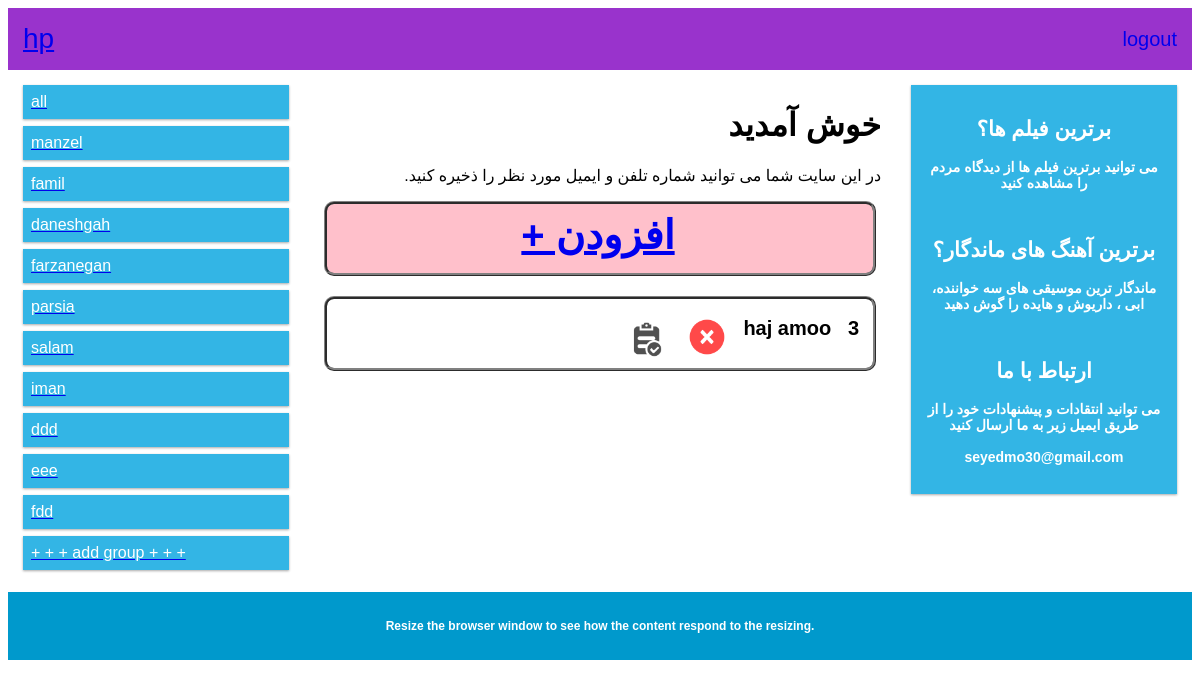
Page /contacts/5/ (signed in) on the committed database.
### phone/models.py (models this page shows, shortened)
class Grp(models.Model):
    name=models.CharField(max_length=30)
    user=models.ForeignKey(User,on_delete=models.CASCADE)

class Phone(models.Model):
    name=models.CharField(max_length=30)
    number=models.IntegerField(12)
    group=models.ForeignKey(Grp,null='true' ,on_delete=models.CASCADE)
    user=models.ForeignKey(User,on_delete=models.CASCADE)

### phone/views.py (the view)
# urls.py: path('contacts/<int:grp_id>/',views.contacts ,name='contacts'),
@login_required(login_url="signup")
def contacts(request,grp_id = ''):
        if grp_id:
            group_id=get_object_or_404(Grp,pk=grp_id)
            contacts=Phone.objects.all().filter(user=request.user).filter(group=group_id)
            groups=Grp.objects.all().filter(user=request.user)
            return render(request,'phone/index.html',{'contacts':contacts,'groups':groups,'grp_id':group_id.id})
        else:
            contacts=Phone.objects.all().filter(user=request.user)
            groups=Grp.objects.all().filter(user=request.user)
            return render(request,'phone/index.html',{'contacts':contacts,'groups':groups})

### phone/templates/phone/index.html (shortened to what this page needs)
{% extends 'base.html' %}
{% load staticfiles %}
{% block content %}
<div class="row">
<div class="col-3 col-s-3 menu">
  <ul>
		<a href="/contacts">
    <li>all </li>
		</a>
		{%for group in groups%}
		<a href="/contacts/{{group.id}}">
    <li>{{group.name}} </li>
		</a>
		{% endfor %}
			<a href="/add_grp">
	    <li>+ + + add group + + + </li>
			</a>
  </ul>
</div>
<div style="direction:rtl"  class="col-6 col-s-9">
  <h1>خوش آمدید</h1>
  <p>در این سایت شما می توانید شماره تلفن و ایمیل مورد نظر را ذخیره کنید.</p>
	<div >
<a href="{% url 'add'%}">
	<div class="div1" style="background-color:pink;text-align: center;font-size:40px;">
<b>افزودن + <b>
</diV></a>
{% for contact in contacts.all %}
<div class="div1" >
<div class="div2">
{{contact.name}} &nbsp&nbsp{{contact.number}} &nbsp&nbsp
<div style="float:left">
	{% if grp_id %}
  <a href="/contacts/{{grp_id}}/delete/{{contact.id}}" >
		{% else %}
		<a href="/contacts/delete/{{contact.id}}" >
		{% endif %}
		<img class="star" src="{% static 'delete.png' %}" alt="rate" width="40" height=auto></a> &nbsp
  <a href="/contacts/update/{{contact.id}}" ><img class="star" src="{% static 'edit.png' %}" alt="rate" width="40" height=auto></a> &nbsp
</div></div></div>
{% endfor %}
</div>
</div>
{%endblock%}

### contact/templates/base.html (shortened to what this page needs)
<!DOCTYPE html>
<html>
<head>
</head>
<body>
<div class="header">
  {% if user.is_authenticated %}
  <a href="{% url 'contacts'%}"
  <b style="font-size:28px">{{user}}</b>
</a>
  <a href="javascript:{document.getElementById('logout').submit()}">
  <div style="float:right;margin-top:5px;font-size:20px"> logout </div>
  </a>
{% endif %}
</div>
{% block content %}
{% endblock  %}
<div class="col-3 col-s-12">
  <div class="aside">
    <h2>برترین فیلم ها؟</h2>
    <p>می توانید برترین فیلم ها از دیدگاه مردم را مشاهده کنید</p><br>
    <h2>برترین آهنگ های ماندگار؟</h2>
    <p>ماندگار ترین موسیقی های سه خواننده، ابی ، داریوش و هایده را گوش دهید</p><br>
    <h2>ارتباط با ما</h2>
    <p>می توانید انتقادات و پیشنهادات خود را از طریق ایمیل زیر به ما ارسال کنید<br><br>
	seyedmo30@gmail.com</p>
  </div>
</div>
</div>
<div class="footer">
  <p>Resize the browser window to see how the content respond to the resizing.</p>
</div>
</body>
</html>

### rows in the picture
Grp: name "manzel"
Grp: name "famil"
Grp: name "daneshgah"
Grp: name "farzanegan"
Grp: name "parsia"
Grp: name "salam"
Grp: name "iman"
Grp: name "ddd"
Grp: name "eee"
Grp: name "fdd"
Phone: name "haj amoo"

### other values in the picture
{{ user }} "hp"
